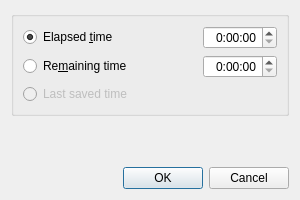
<?xml version="1.0" encoding="UTF-8"?>
<ui version="4.0">
 <class>SetTimeDialog</class>
 <widget class="QDialog" name="SetTimeDialog">
  <property name="windowModality">
   <enum>Qt::ApplicationModal</enum>
  </property>
  <property name="geometry">
   <rect>
    <x>0</x>
    <y>0</y>
    <width>300</width>
    <height>200</height>
   </rect>
  </property>
  <property name="minimumSize">
   <size>
    <width>300</width>
    <height>200</height>
   </size>
  </property>
  <property name="windowTitle">
   <string>Set Time of Current Phase</string>
  </property>
  <property name="locale">
   <locale language="English" country="UnitedStates"/>
  </property>
  <property name="modal">
   <bool>true</bool>
  </property>
  <layout class="QVBoxLayout" name="verticalLayout">
   <item>
    <widget class="QGroupBox" name="groupBox">
     <property name="title">
      <string/>
     </property>
     <layout class="QGridLayout" name="gridLayout">
      <property name="horizontalSpacing">
       <number>18</number>
      </property>
      <item row="2" column="0">
       <widget class="QRadioButton" name="stimerbox">
        <property name="enabled">
         <bool>false</bool>
        </property>
        <property name="text">
         <string>Last saved time</string>
        </property>
       </widget>
      </item>
      <item row="0" column="0">
       <widget class="QRadioButton" name="etimerbox">
        <property name="text">
         <string>Elapsed &amp;time</string>
        </property>
        <property name="checked">
         <bool>true</bool>
        </property>
       </widget>
      </item>
      <item row="0" column="2">
       <widget class="QTimeEdit" name="etimeselbox">
        <property name="alignment">
         <set>Qt::AlignRight|Qt::AlignTrailing|Qt::AlignVCenter</set>
        </property>
        <property name="maximumTime">
         <time>
          <hour>5</hour>
          <minute>59</minute>
          <second>59</second>
         </time>
        </property>
        <property name="displayFormat">
         <string>H:mm:ss</string>
        </property>
       </widget>
      </item>
      <item row="1" column="0">
       <widget class="QRadioButton" name="rtimerbox">
        <property name="enabled">
         <bool>true</bool>
        </property>
        <property name="text">
         <string>Re&amp;maining time</string>
        </property>
       </widget>
      </item>
      <item row="1" column="2">
       <widget class="QTimeEdit" name="rtimeselbox">
        <property name="enabled">
         <bool>true</bool>
        </property>
        <property name="alignment">
         <set>Qt::AlignRight|Qt::AlignTrailing|Qt::AlignVCenter</set>
        </property>
        <property name="correctionMode">
         <enum>QAbstractSpinBox::CorrectToNearestValue</enum>
        </property>
        <property name="maximumTime">
         <time>
          <hour>10</hour>
          <minute>0</minute>
          <second>0</second>
         </time>
        </property>
        <property name="displayFormat">
         <string>H:mm:ss</string>
        </property>
       </widget>
      </item>
      <item row="0" column="1">
       <spacer name="horizontalSpacer">
        <property name="orientation">
         <enum>Qt::Horizontal</enum>
        </property>
        <property name="sizeHint" stdset="0">
         <size>
          <width>40</width>
          <height>20</height>
         </size>
        </property>
       </spacer>
      </item>
     </layout>
    </widget>
   </item>
   <item>
    <spacer name="verticalSpacer">
     <property name="orientation">
      <enum>Qt::Vertical</enum>
     </property>
     <property name="sizeHint" stdset="0">
      <size>
       <width>20</width>
       <height>40</height>
      </size>
     </property>
    </spacer>
   </item>
   <item>
    <widget class="QDialogButtonBox" name="buttonBox">
     <property name="orientation">
      <enum>Qt::Horizontal</enum>
     </property>
     <property name="standardButtons">
      <set>QDialogButtonBox::Cancel|QDialogButtonBox::Ok</set>
     </property>
    </widget>
   </item>
  </layout>
 </widget>
 <resources/>
 <connections>
  <connection>
   <sender>buttonBox</sender>
   <signal>accepted()</signal>
   <receiver>SetTimeDialog</receiver>
   <slot>accept()</slot>
   <hints>
    <hint type="sourcelabel">
     <x>248</x>
     <y>254</y>
    </hint>
    <hint type="destinationlabel">
     <x>157</x>
     <y>274</y>
    </hint>
   </hints>
  </connection>
  <connection>
   <sender>buttonBox</sender>
   <signal>rejected()</signal>
   <receiver>SetTimeDialog</receiver>
   <slot>reject()</slot>
   <hints>
    <hint type="sourcelabel">
     <x>316</x>
     <y>260</y>
    </hint>
    <hint type="destinationlabel">
     <x>286</x>
     <y>274</y>
    </hint>
   </hints>
  </connection>
 </connections>
</ui>
